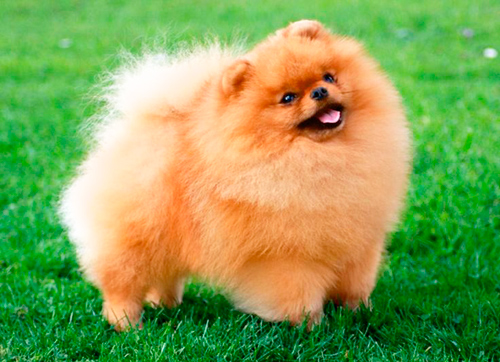
%> input picture Practica 1/perritos.jpg, 500 x 362 px
$ octave --eval "result = Colores;"   (GNU Octave 9; MATLAB toolbox functions it lacks are replaced by stand-ins)
%> lines starting %> are read from the running program, lines starting %| are printed output that depends on the picture; in (x1, y1, x2, y2) boxes, pixels count from 0 and x2, y2 are one past the last pixel; in counts of white or black regions, pixels touching at a corner belong together; the program's own positions count from 1
function [Iout] = Colores()
clear all
close all
warning off

%% Actividad 1
I = imread('perritos.jpg');
%> I is the input picture: size 362x500x3 uint8; mean R, G, B 134.2, 162.1, 86.1

MaxIR = max(max(I(:,:,1)));
%> MaxIR = 255
MinIR = min(min(I(:,:,1)));
%> MinIR = 0


MaxIG = max(max(I(:,:,2)));
%> MaxIG = 255
MinIG = min(min(I(:,:,2)));
%> MinIG = 0


MaxIB = max(max(I(:,:,3)));
%> MaxIB = 255
MinIB = min(min(I(:,:,3)));
%> MinIB = 0

% [8 lines of commented-out code are left out]

IN = im2double(I);

MaxIN1 = max(max(IN(:,:,1)));
%> MaxIN1 = 1
MinIN1 = min(min(IN(:,:,1)));
%> MinIN1 = 0

MaxIN2 = max(max(IN(:,:,2)));
%> MaxIN2 = 1
MinIN2 = min(min(IN(:,:,2)));
%> MinIN2 = 0

MaxIN3 = max(max(IN(:,:,3)));
%> MaxIN3 = 1
MinIN3 = min(min(IN(:,:,3)));
%> MinIN3 = 0


% [8 lines of commented-out code are left out]


I8 = im2uint8(I);

% imshow(I8);

Max8_1 =  max(max(I8(:,:,1)));
%> Max8_1 = 255
Min8_1 = min(min(I8(:,:,1)));
%> Min8_1 = 0

Max8_2 =  max(max(I8(:,:,2)));
%> Max8_2 = 255
Min8_2 = min(min(I8(:,:,2)));
%> Min8_2 = 0

Max8_3 =  max(max(I8(:,:,3)));
%> Max8_3 = 255
Min8_3 = min(min(I8(:,:,3)));
%> Min8_3 = 0

% [13 lines of commented-out code are left out]

%% Actividad 2

IG = rgb2gray(I);
IGM = (I(:,:,1)+ I(:,:,2)+I(:,:,3))/3;


IC = 1 - IN(:,:,1);
IM = 1 - IN(:,:,2);
IY = 1 - IN(:,:,3);

CMY= cat(3,IC,IM,IY);

% imshow(CMY)

IYIQ = rgb2ntsc(I);
%> IYIQ: size 362x500x3 double; mean of channels 1, 2, 3 0.569, 0.0307, -0.116

IY2 = IYIQ(:,:,1);
II = IYIQ(:,:,2);
IQ = IYIQ(:,:,3);

Y = 0.299.*I(:,:,1) + 0.587.*I(:,:,2) +.114.*I(:,:,3);
U = -.147.*I(:,:,1) - 0.289.*(I(:,:,2)) + .425.*(I(:,:,3));
V= 0.615.*(I(:,:,1)) -.515.*(I(:,:,2)) +.1.*(I(:,:,3));

YUV = cat(3,Y,U,V);

% imshow(YUV);


YCbCr = rgb2ycbcr(I);
%> YCbCr: size 362x500x3 uint8; mean of channels 1, 2, 3 140.6, 98.7, 121.2

Y2 = YCbCr(:,:,1);
Cb = YCbCr(:,:,2);
Cr = YCbCr(:,:,3);

R = (I(:,:,1));
G = I(:,:,2);
B = I(:,:,3);

a = 0.5*(2*(R)-G-B);
b = sqrt(3)/2*(G-B);

H = zeros(size(R));
S = zeros(size(R));
I2 = IGM;

mn = min(I,[],3);
nz=I2~=0;
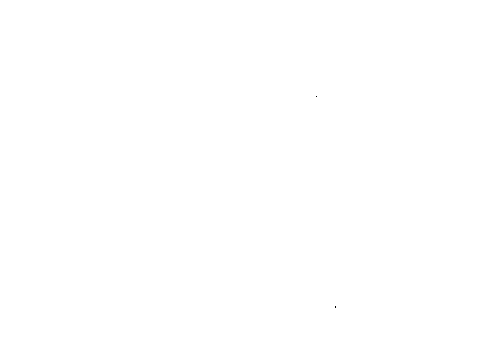
%> nz: size 362x500 logical; 100% white; black in thin lines or dots, all inside (x1, y1, x2, y2) = (316, 96, 336, 308)
S(nz) = 1-mn(nz)./I2(nz);
%> S: size 362x500 double; values 0 (black) and 1 (white), 30.9% white; 172 white regions (138 under 20 px), largest, box (x1, y1, x2, y2) and area: (0, 122, 500, 362) 49721, (255, 61, 344, 116) 1661, (282, 92, 366, 143) 1435
S(~nz) = 0;

H(nz) = atan2(double(b(nz)),double(a(nz)))*(180/pi);
H(H<0) = H(H<0)+360;
H(~nz) = 0;

HSI = cat(3,H,S,I2);

% [15 lines of commented-out code are left out]


%% Actividad 3

[Iin2, map2] = rgb2ind(I,2);
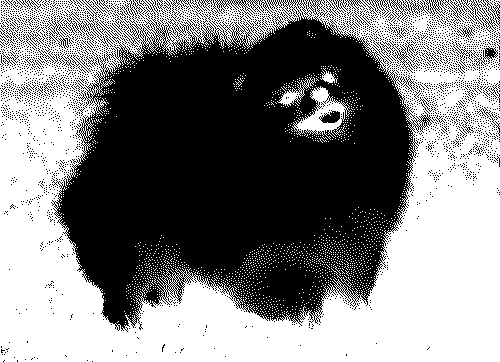
%> Iin2: size 362x500 uint8; values 0 (black) and 1 (white), 50.7% white; 3359 black regions (3317 under 20 px), largest, box (x1, y1, x2, y2) and area: (51, 0, 434, 332) 80280, (461, 0, 500, 33) 332, (408, 0, 465, 22) 305
%> map2 = [0.914 0.698 0.482; 0.208 0.584 0.216]

[Iin4, map4] = rgb2ind(I,4);
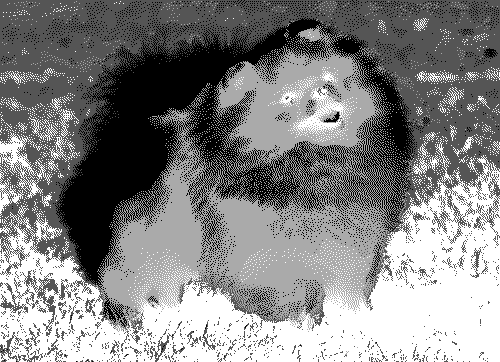
%> Iin4: size 362x500 uint8; min 0, max 3, mean 1.55; drawn with min black and max white
%> map4 = [0.957 0.831 0.675; 0.376 0.733 0.345; 0.894 0.561 0.302; 0.0275 0.443 0.102]

[Iin8, map8] = rgb2ind(I,8);
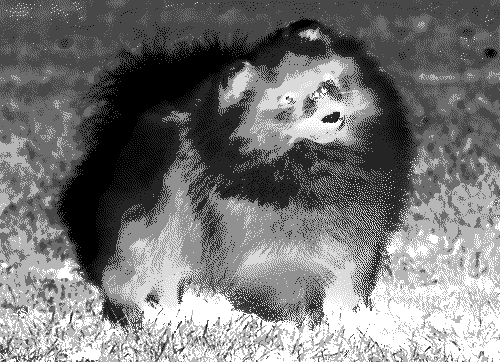
%> Iin8: size 362x500 uint8; min 0, max 7, mean 3.29; drawn with min black and max white
%> map8 = [0.965 0.925 0.835; 0.957 0.741 0.533; 0.451 0.761 0.388; 0.267 0.694 0.278; 0.925 0.58 0.318; 0.0196 0.553 0.157; 0.733 0.392 0.129; 0.0196 0.318 0.0353]

[Iin16, map16] = rgb2ind(I,16);
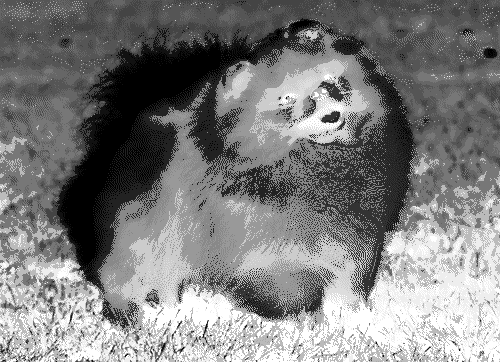
%> Iin16: size 362x500 uint8; min 0, max 15, mean 7.38; drawn with min black and max white
%> map16 = 16 rows, first 12: [0.976 0.941 0.871; 0.71 0.824 0.62; 0.984 0.804 0.616; 0.824 0.612 0.412; 0.494 0.776 0.431; 0.412 0.753 0.361; 0.318 0.722 0.294; 0.176 0.663 0.251; 0.969 0.694 0.467; 0.941 0.573 0.298; 0.494 0.478 0.275; 0.0157 0.573 0.2]

[Iin32, map32] = rgb2ind(I,32);
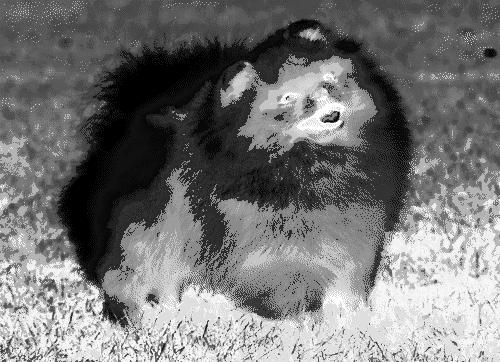
%> Iin32: size 362x500 uint8; min 0, max 31, mean 14.3; drawn with min black and max white
%> map32 = 32 rows, first 12: [0.984 0.965 0.925; 0.984 0.831 0.659; 0.976 0.906 0.784; 0.757 0.859 0.69; 0.98 0.769 0.561; 0.98 0.655 0.396; 0.965 0.706 0.486; 0.765 0.682 0.486; 0.588 0.796 0.529; 0.475 0.776 0.404; 0.365 0.729 0.42; 0.412 0.757 0.341]

% [22 lines of commented-out code are left out]

Iout = permute(IN,[2 1 3]);
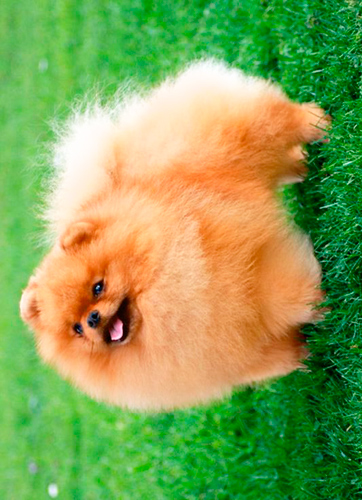
%> Iout: size 500x362x3 double; mean R, G, B 0.526, 0.636, 0.338; mean of the top-left, top-right, bottom-left and bottom-right quarters 0.638, 0.448, 0.556, 0.356

end
